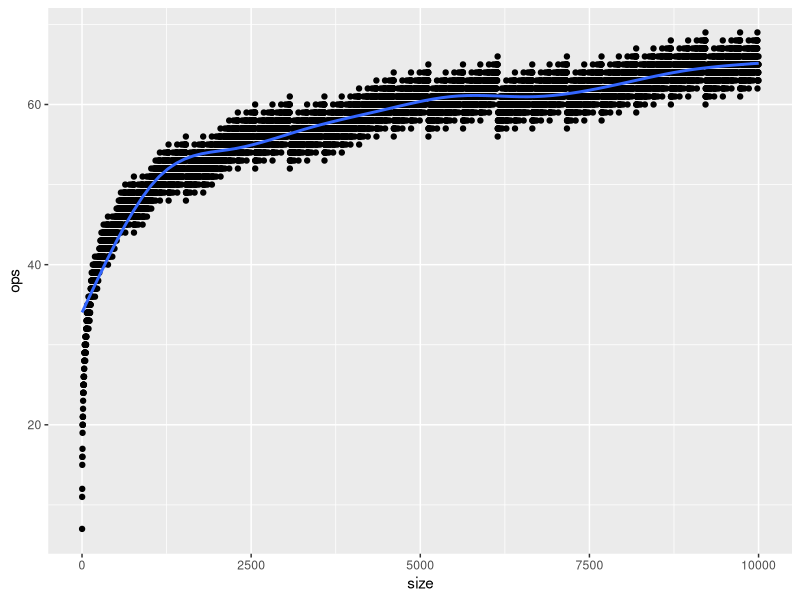
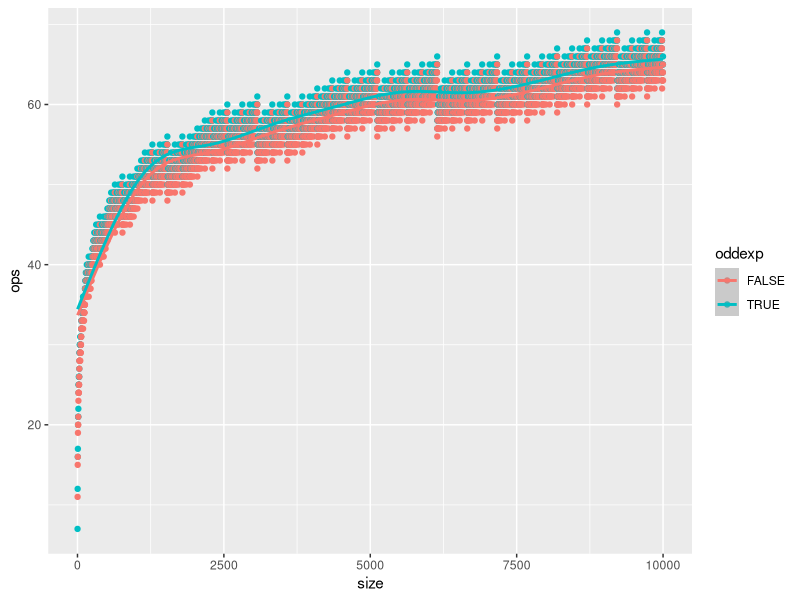
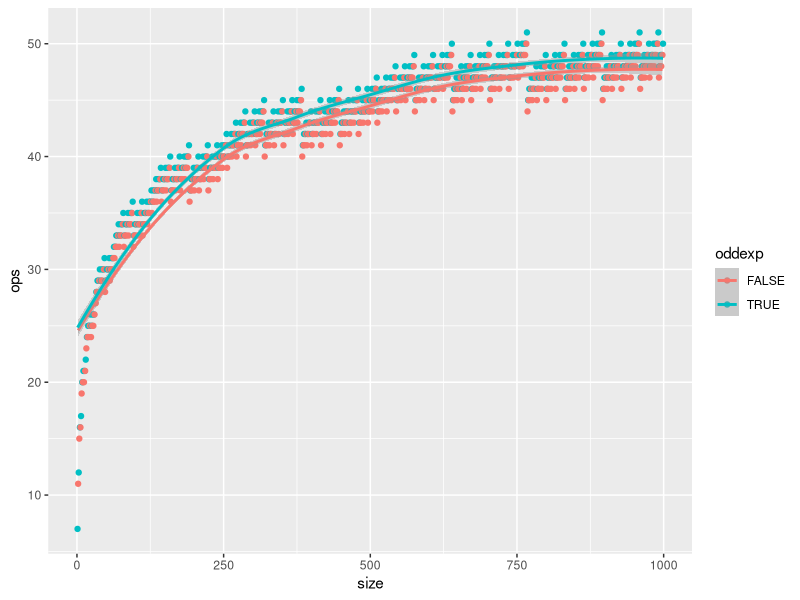
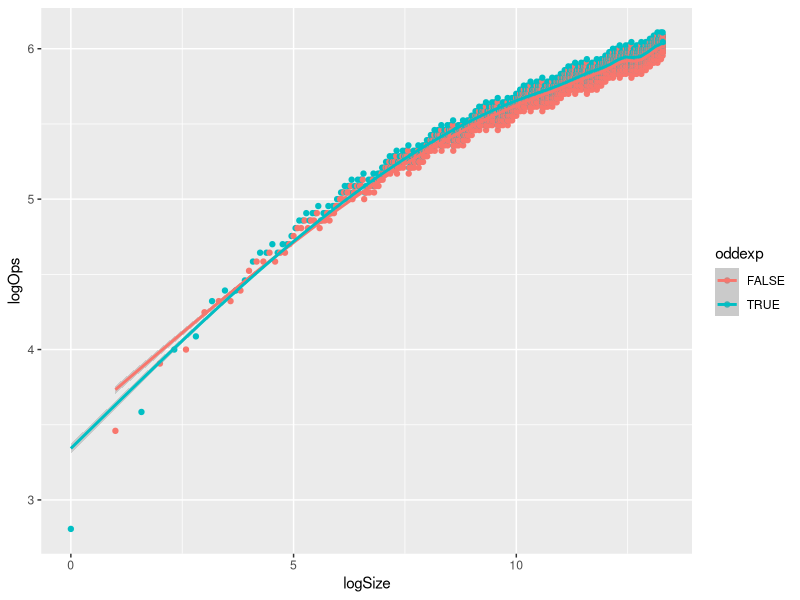
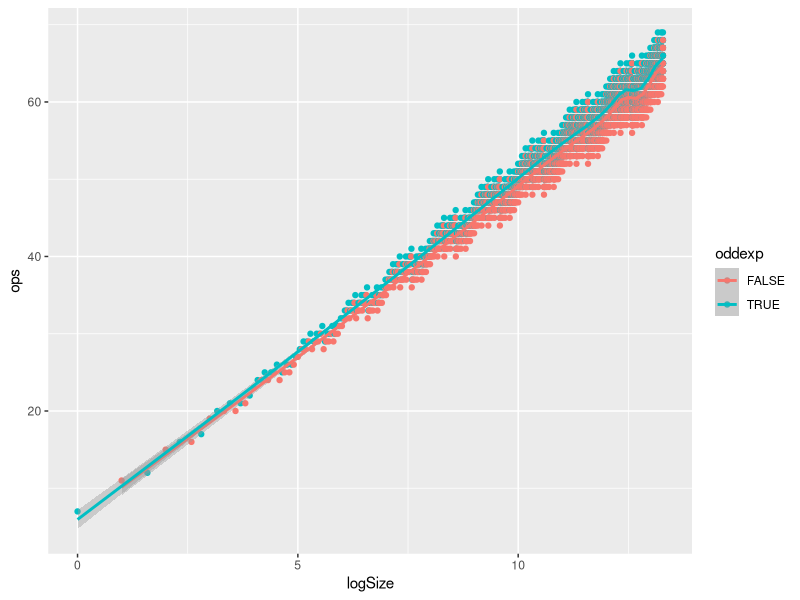
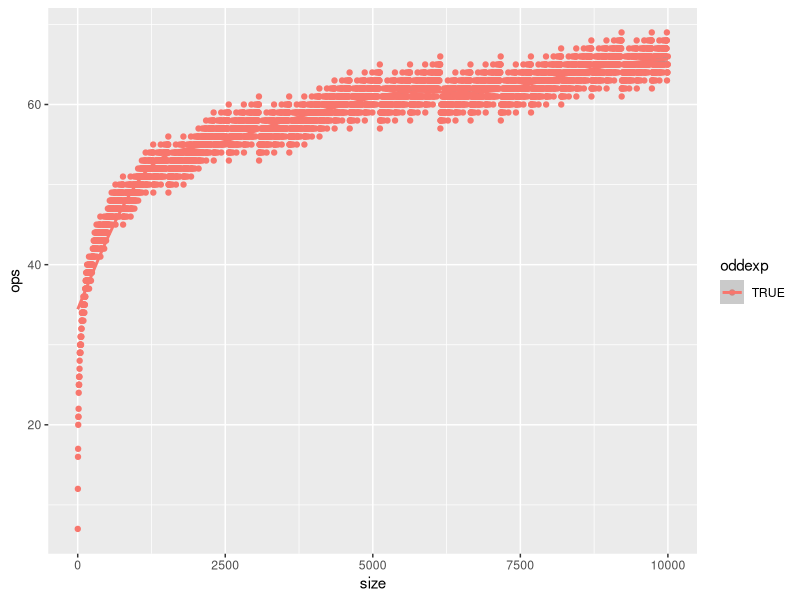
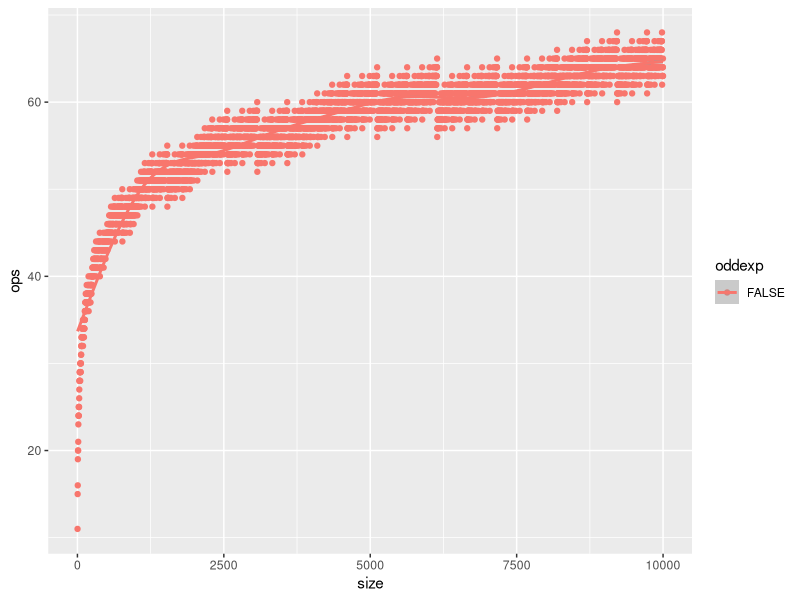
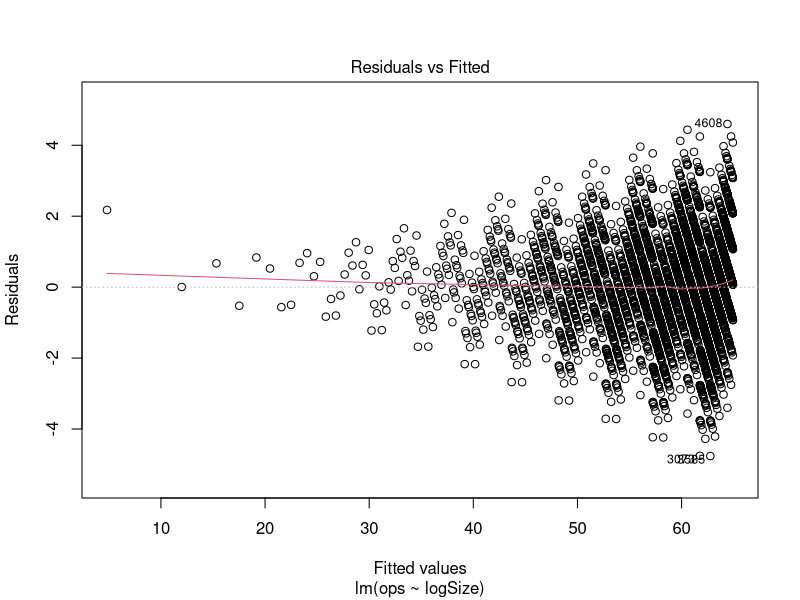

Source code (R) for these figures, in order: (Note: this script raises an error after producing the figures.)
library(tidyverse)

dat <- read.csv(file = "pow.csv", col.names = c("size", "ops"))
head(dat)
summary(dat)

ggplot(dat, aes(x = size, y = ops)) +
  geom_point() +
  geom_smooth()

# Add var showing odd exponents.
dat <-
  mutate(
    dat,
    oddexp = size %% 2 != 0,
    logSize = log2(size),
    logOps = log2(ops)
  )
ggplot(dat, aes(x = size, y = ops, color = oddexp)) +
  geom_point() +
  geom_smooth()

# Zooming in for fun.
ggplot(filter(dat, size < 1e3), aes(x = size, y = ops, color = oddexp)) +
  geom_point() +
  geom_smooth()

# Log transform x.
ggplot(dat, aes(x = logSize, y = logOps, color = oddexp)) +
  geom_point() +
  geom_smooth()

# Clear that odd exp have higher ops count.
ggplot(dat, aes(x = logSize, y = ops, color = oddexp)) +
  geom_point() +
  geom_smooth()

# Separate.
odat <- filter(dat, oddexp == T)
edat <- filter(dat, oddexp == F)

ggplot(odat, aes(x = size, y = ops, color = oddexp)) +
  geom_point() +
  geom_smooth()

ggplot(edat, aes(x = size, y = ops, color = oddexp)) +
  geom_point() +
  geom_smooth()
rm(edat)

# Fit odd data only, more interested in upper bound.
# Not sure log or nlog, try both.
fit <- lm(ops ~ size * I(log2(size)), data = odat)
summary(fit)

# Only log n seems reasonable.
# Checking if log or poly of log.
fit <- lm(ops ~ poly(logSize, 2), data = odat)
summary(fit)

# Only log n.
fit <- lm(ops ~ logSize, data = odat)
summary(fit)
plot(fit, which = 1)
plot(fit, which = 5)

# Trying to overlay fitted model.
ggplot(odat, aes(x = size, y = ops, color = oddexp)) +
  geom_point() +
  geom_smooth(method = "lm", formula = y ~ log2(x))

# Wanting an upper bound only.
# Supplying own model.
mfit <- function(x) {
  5 * log2(x) + 3
}

# Make new dataset with that model.
newdat <- dat
#newdat$ops <- predict(fit, newdata = newdat)
newdat$ops <- mfit(dat$size)
ggplot(filter(newdat, size < 1e3), aes(x = size, y = ops, color = oddexp)) +
  geom_point()

# Trying to overlay data with new model.
ggplot(filter(dat, size < 20), aes(x = size, y = ops, color = oddexp)) +
  geom_point() +
  geom_smooth(method = "lm",
              formula = y ~ log2(x),
              colour = "red") +
  geom_line(data = filter(newdat, size < 20), aes(x = size)) + 
  geom_line(data = filter(newlowdat, size < 20), aes(x = size))

# Zoom out.
ggplot(dat, aes(x = size, y = ops, color = oddexp)) +
  geom_point() +
  geom_smooth(method = "lm",
              formula = y ~ log2(x),
              colour = "red") +
  geom_line(data = newdat, aes(x = size))

# Looks decent, now trying with more extreme dataset.
xdat <- read.csv(file = "xpow.csv", col.names = c("size", "ops"))
xdat <-
  mutate(
    xdat,
    oddexp = size %% 2 != 0,
    logSize = log2(size),
    logOps = log2(ops)
  )
summary(xdat)

# Overlay own model.
xnewdat <- xdat
mfit <- function(x) { 5*log2(x) + 4 }
xnewdat$ops <- mfit(xdat$size)
xnewlowdat <- xdat
mfit <- function(x) { 4*log2(x) + 5 }
xnewlowdat$ops <- mfit(xdat$size)
ggplot(xdat, aes(x = size, y = ops, color = oddexp)) +
  geom_point() +
  geom_line(data = xnewdat, aes(x = size)) + 
  geom_line(data = xnewlowdat, aes(x = size))

# Trying to fit a sin cos model.
fit <- lm(ops ~ log2(size) * sin(2*pi*size), data = dat)
summary(fit)
plot(fit, which = 1)
plot(fit, which = 5)

ggplot(xdat, aes(x = size, y = ops, color = oddexp)) +
  geom_point() +
  geom_line(data = xnewdat, aes(x = size))


